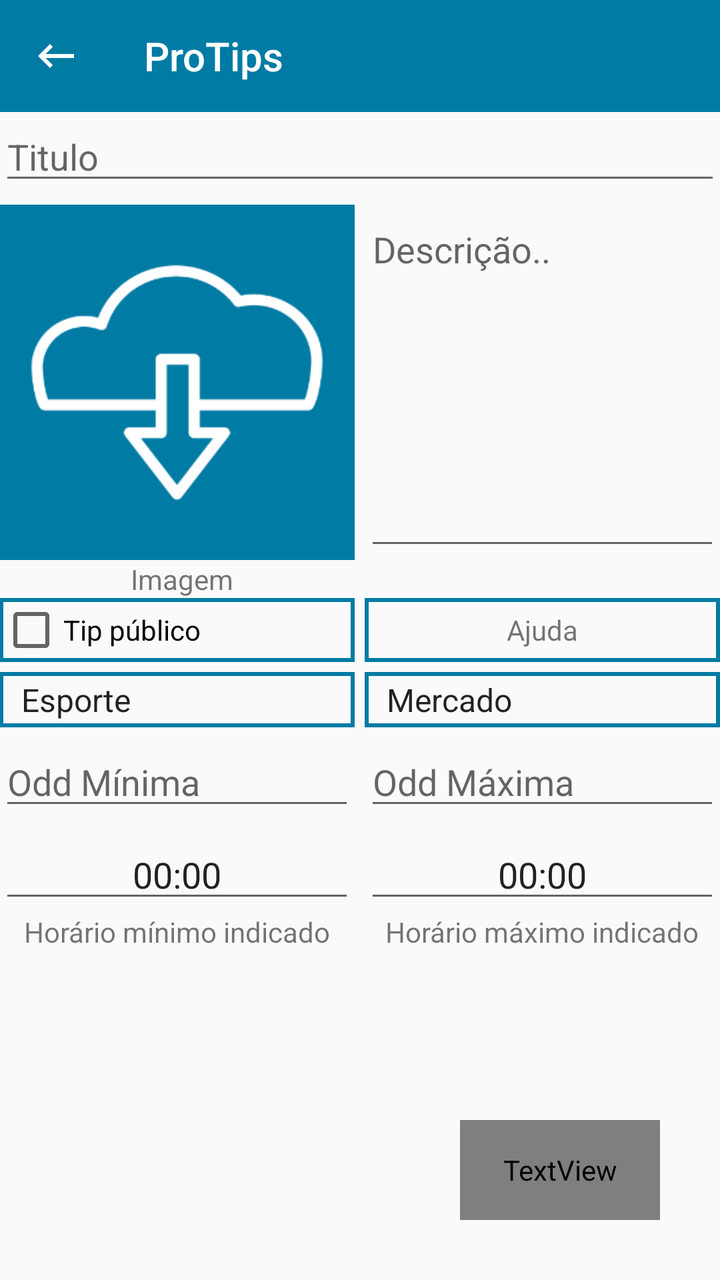
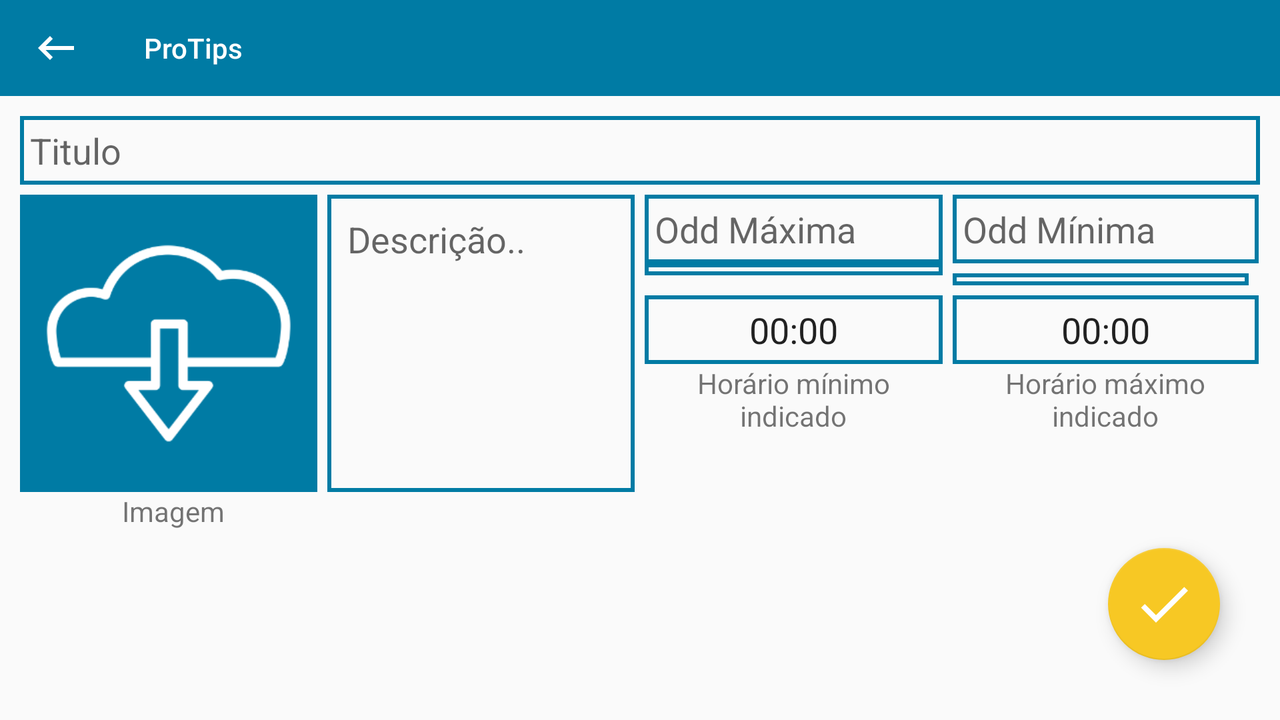

An Android layout and its configuration variant, each rendered on a device that would load it. The default file and the variant file are quoted in full after the pictures.
<!-- AndroidManifest.xml: application theme AppTheme -->
<!-- res/layout/activity_post.xml -->
<?xml version="1.0" encoding="utf-8"?>
<RelativeLayout
    xmlns:android="http://schemas.android.com/apk/res/android"
    xmlns:app="http://schemas.android.com/apk/res-auto"
    xmlns:tools="http://schemas.android.com/tools"
    android:layout_width="match_parent"
    android:layout_height="match_parent"
    android:focusableInTouchMode="true"
    android:focusable="false"
    tools:context=".activity.PostActivity">

    <include layout="@layout/toolbar"/>

    <ScrollView
        android:layout_width="match_parent"
        android:layout_height="match_parent"
        android:layout_below="@+id/toolbar">

        <TableLayout
            android:layout_width="match_parent"
            android:layout_height="wrap_content"
            android:padding="@dimen/new_tip_table_padding"
            android:stretchColumns="0,1">

            <EditText
                android:id="@+id/et_titulo"
                android:layout_width="match_parent"
                android:layout_height="wrap_content"
                android:hint="@string/titulo"
                android:inputType="textPersonName"
                android:importantForAutofill="no"
                style="@style/EditText.NewTip" />

            <TableRow android:layout_marginTop="@dimen/item_table_margin">

                <androidx.constraintlayout.widget.ConstraintLayout
                    android:layout_width="0dp"
                    android:layout_height="wrap_content">

                    <ImageView
                        android:id="@+id/iv_foto"
                        android:layout_width="0dp"
                        android:layout_height="0dp"
                        android:layout_marginEnd="@dimen/item_table_margin"
                        android:adjustViewBounds="true"
                        android:contentDescription="@null"
                        android:maxHeight="200dp"
                        android:scaleType="fitCenter"
                        android:src="@drawable/ic_download"
                        android:background="@color/colorPrimary"

                        app:layout_constraintDimensionRatio="1:1"
                        app:layout_constraintEnd_toEndOf="parent"
                        app:layout_constraintStart_toStartOf="parent"
                        app:layout_constraintTop_toTopOf="parent" />

                </androidx.constraintlayout.widget.ConstraintLayout>

                <EditText
                    android:id="@+id/et_texto"
                    android:layout_width="0dp"
                    android:layout_height="match_parent"
                    android:gravity="top"
                    android:hint="@string/descricao"
                    android:maxLength="200"
                    android:imeOptions="actionDone"
                    android:inputType="textMultiLine"
                    android:importantForAutofill="no"
                    style="@style/EditText.NewTip" />

            </TableRow>

            <TableRow>

                <TextView
                    android:layout_width="0dp"
                    android:layout_height="wrap_content"
                    android:textAlignment="center"
                    android:text="@string/imagem"/>

                <TextView
                    android:id="@+id/tv_popup_length"
                    android:layout_width="0dp"
                    android:layout_height="wrap_content"
                    android:textAlignment="center" />

            </TableRow>

            <TableRow>

                <CheckBox
                    android:id="@+id/cb_tip_publico"
                    android:layout_width="0dp"
                    android:layout_height="match_parent"
                    android:layout_marginEnd="@dimen/item_table_margin"
                    android:background="@drawable/bg_stroke_primary_color"
                    android:text="@string/tip_publico"/>

                <TextView
                    android:id="@+id/tv_ajuda"
                    android:layout_width="0dp"
                    android:layout_height="match_parent"
                    android:gravity="center"
                    android:background="@drawable/bg_stroke_primary_color"
                    android:text="@string/ajuda"/>

            </TableRow>

            <TableRow android:layout_marginTop="@dimen/item_table_margin">

                <Spinner
                    android:id="@+id/sp_esporte"
                    android:layout_width="0dp"
                    android:layout_height="wrap_content"
                    android:layout_marginEnd="@dimen/item_table_margin"
                    android:entries="@array/esporte"
                    android:background="@drawable/bg_stroke_primary_color"
                    android:padding="3dp" />

                <Spinner
                    android:id="@+id/sp_mercado"
                    android:layout_width="0dp"
                    android:layout_height="wrap_content"
                    android:entries="@array/mercado"
                    android:background="@drawable/bg_stroke_primary_color"
                    android:padding="3dp" />

            </TableRow>

            <TableRow android:layout_marginTop="@dimen/item_table_margin">

                <EditText
                    android:id="@+id/et_odd_min"
                    android:layout_width="0dp"
                    android:layout_height="wrap_content"
                    android:hint="@string/odd_minima"
                    android:layout_marginEnd="@dimen/item_table_margin"
                    android:imeOptions="actionNext"
                    android:inputType="numberDecimal"
                    android:importantForAutofill="no"
                    style="@style/EditText.NewTip" />

                <EditText
                    android:id="@+id/et_odd_max"
                    android:layout_width="0dp"
                    android:layout_height="wrap_content"
                    android:hint="@string/odd_maxima"
                    android:imeOptions="actionDone"
                    android:inputType="numberDecimal"
                    android:importantForAutofill="no"
                    style="@style/EditText.NewTip" />

            </TableRow>

            <TableRow android:layout_marginTop="@dimen/item_table_margin">

                <EditText
                    android:id="@+id/et_horario_min"
                    android:layout_width="0dp"
                    android:layout_height="wrap_content"
                    android:layout_marginEnd="@dimen/item_table_margin"
                    android:textAlignment="center"
                    android:text="@string/_00_00"
                    android:hint="@string/_00_00"
                    android:focusable="false"
                    android:focusableInTouchMode="false"
                    android:importantForAutofill="no"
                    android:inputType="none"
                    style="@style/EditText.NewTip"/>

                <EditText
                    android:id="@+id/et_horario_max"
                    android:layout_width="0dp"
                    android:layout_height="wrap_content"
                    android:text="@string/_00_00"
                    android:hint="@string/_00_00"
                    android:textAlignment="center"
                    android:focusable="false"
                    android:focusableInTouchMode="false"
                    android:importantForAutofill="no"
                    android:inputType="none"
                    style="@style/EditText.NewTip" />

            </TableRow>

            <TableRow>

                <TextView
                    android:layout_width="0dp"
                    android:layout_height="wrap_content"
                    android:layout_marginEnd="5dp"
                    android:text="@string/horario_minimo"
                    android:textAlignment="center" />

                <TextView
                    android:layout_width="0dp"
                    android:layout_height="wrap_content"
                    android:text="@string/horario_maximo"
                    android:textAlignment="center" />

            </TableRow>

        </TableLayout>

    </ScrollView>

    <ProgressBar
        android:id="@+id/progressBar"
        android:layout_width="wrap_content"
        android:layout_height="wrap_content"
        android:layout_below="@+id/toolbar"
        android:visibility="gone"
        android:layout_alignParentEnd="true"
        android:layout_margin="@dimen/fab_margin"/>

    <TextView
        android:id="@+id/tv_postar"
        android:layout_width="100dp"
        android:layout_height="50dp"
        android:layout_margin="@dimen/fab_margin"
        android:layout_alignParentBottom="true"
        android:layout_alignParentEnd="true"
        android:paddingHorizontal="10dp"
        android:gravity="center"
        android:textColor="?attr/textColor"
        android:textStyle="bold"
        android:textSize="@dimen/text_size"
        android:text="@string/postar"
        android:background="@drawable/ic_postar"/>

</RelativeLayout>
<!-- res/layout/toolbar.xml (included above) -->
<?xml version="1.0" encoding="utf-8"?>
<androidx.appcompat.widget.Toolbar
    xmlns:android="http://schemas.android.com/apk/res/android"
    xmlns:app="http://schemas.android.com/apk/res-auto"
    android:id="@+id/toolbar"
    android:layout_width="match_parent"
    android:layout_height="?attr/actionBarSize"
    android:background="?attr/colorPrimary"
    android:theme="@style/AppTheme"
    app:title="@string/app_name"
    app:navigationIcon="@drawable/ic_back" />
<!-- resources referenced by this layout -->
<resources>
  <string-array name="esporte">
          <item>Esporte</item>
          <item>Badminton</item>
          <item>Baisebol</item>
          <item>Basquete</item>
          <item>Boxe/MMA</item>
          <item>Ciclismo</item>
          <item>Corrida de Cavalos</item>
          <item>Corrida de Galgos</item>
          <item>Cricket</item>
          <item>Dardos</item>
          <item>Futebol</item>
          <item>Futebol Americano</item>
          <item>Golfe</item>
          <item>Handbol</item>
          <item>Hóquei no Gelo</item>
          <item>Loto</item>
          <item>Rugby League</item>
          <item>Rugby Union</item>
          <item>Sinuca</item>
          <item>Speedway</item>
          <item>Tênis</item>
          <item>Tênis de Mesa</item>
          <item>Trolting</item>
          <item>Voleybol</item>
      </string-array>
  <string-array name="mercado">
          <item>Mercado</item>
          <item>Empates</item>
          <item>Escanteios</item>
          <item>Live</item>
          <item>ML</item>
      </string-array>
  <color name="colorPrimary">#007ba4</color>
  <dimen name="fab_margin">30dp</dimen>
  <dimen name="item_table_margin">5dp</dimen>
  <dimen name="text_size">15sp</dimen>
  <!-- drawable bg_stroke_primary_color (drawable) -->
  <?xml version="1.0" encoding="utf-8"?>
  <shape
      xmlns:android="http://schemas.android.com/apk/res/android"
      android:shape="rectangle">
      <stroke android:color="@color/colorPrimary"
          android:width="2dp"/>
  
  </shape>
  <!-- drawable ic_back (drawable) -->
  <vector
      xmlns:android="http://schemas.android.com/apk/res/android"
      android:height="24dp"
      android:tint="#FFFFFF"
      android:viewportHeight="24.0"
      android:viewportWidth="24.0"
      android:width="24dp">
      <path
          android:fillColor="#FF000000"
          android:pathData="M21,11H6.83l3.58,-3.59L9,6l-6,6 6,6 1.41,-1.41L6.83,13H21z"/>
  </vector>
  <!-- drawable ic_download: png bitmap (drawable-hdpi, 4241 bytes) -->
  <!-- drawable ic_postar: png bitmap (drawable, 4910 bytes) -->
  <string name="_00_00" translatable="false">00:00</string>
  <string name="ajuda">Ajuda</string>
  <string name="app_name">ProTips</string>
  <string name="descricao">Descrição..</string>
  <string name="horario_maximo">Horário máximo indicado</string>
  <string name="horario_minimo">Horário mínimo indicado</string>
  <string name="imagem">Imagem</string>
  <string name="odd_maxima">Odd Máxima</string>
  <string name="odd_minima">Odd Mínima</string>
  <string name="postar">Postar</string>
  <string name="tip_publico">Tip público</string>
  <string name="titulo">Titulo</string>
  <style name="AppTheme" parent="Theme.AppCompat.Light.NoActionBar">
          
          <item name="colorPrimary">@color/colorPrimary</item>
          <item name="colorPrimaryDark">@color/colorPrimaryDark</item>
          <item name="colorAccent">@color/colorAccent</item>
  
          <item name="windowActionBar">false</item>
          <item name="windowNoTitle">true</item>
          <item name="titleTextColor">@color/branco</item>
      </style>
  <color name="colorPrimaryDark">#006a8e</color>
  <color name="colorAccent">#f7c824</color>
  <color name="branco">#FFFFFF</color>
</resources>
<!-- res/layout-land/activity_post.xml (the repository's variant of the layout above) -->
<!-- drawn on the phone turned sideways -->
<?xml version="1.0" encoding="utf-8"?>
<RelativeLayout
    xmlns:android="http://schemas.android.com/apk/res/android"
    xmlns:app="http://schemas.android.com/apk/res-auto"
    xmlns:tools="http://schemas.android.com/tools"
    android:layout_width="match_parent"
    android:layout_height="match_parent"
    tools:context=".activity.PostActivity">

    <include
        android:id="@+id/toolbar"
        layout="@layout/toolbar"/>

    <ScrollView
        android:layout_width="match_parent"
        android:layout_height="match_parent"
        android:layout_below="@+id/toolbar">

        <TableLayout
            android:layout_width="match_parent"
            android:layout_height="wrap_content"
            android:padding="10dp"
            android:stretchColumns="0,1,2,3"
            android:shrinkColumns="3">

            <EditText
                android:id="@+id/titulo"
                android:layout_width="match_parent"
                android:layout_height="wrap_content"
                android:background="@drawable/bg_stroke_primary_color"
                android:hint="@string/titulo"
                android:inputType="textCapWords"
                android:padding="5dp"
                android:importantForAutofill="no" />

            <TableRow android:layout_marginTop="5dp">

                <androidx.constraintlayout.widget.ConstraintLayout
                    android:id="@+id/img_constraint"
                    android:layout_width="0dp"
                    android:layout_height="wrap_content">

                    <ImageView
                        android:id="@+id/foto"
                        android:layout_width="0dp"
                        android:layout_height="0dp"
                        android:layout_marginEnd="5dp"
                        android:adjustViewBounds="true"
                        android:contentDescription="@null"
                        android:maxHeight="200dp"
                        android:scaleType="fitCenter"
                        android:src="@drawable/ic_download"
                        android:background="@color/colorPrimary"

                        app:layout_constraintDimensionRatio="1:1"
                        app:layout_constraintEnd_toEndOf="parent"
                        app:layout_constraintStart_toStartOf="parent"
                        app:layout_constraintTop_toTopOf="parent" />

                </androidx.constraintlayout.widget.ConstraintLayout>

                <EditText
                    android:id="@+id/texto"
                    android:layout_width="0dp"
                    android:layout_height="match_parent"
                    android:background="@drawable/bg_stroke_primary_color"
                    android:gravity="top"
                    android:hint="@string/descricao"
                    android:maxLength="200"
                    android:maxLines="6"
                    android:padding="10dp"
                    android:inputType="none"
                    android:layout_marginEnd="5dp"
                    android:importantForAutofill="no" />

                <TableLayout
                    android:layout_width="0dp"
                    android:layout_height="wrap_content"
                    android:layout_span="2"
                    android:stretchColumns="0,1">

                    <TableRow>

                        <EditText
                            android:id="@+id/odd_max"
                            android:layout_width="0dp"
                            android:layout_height="wrap_content"
                            android:layout_marginEnd="5dp"
                            android:background="@drawable/bg_stroke_primary_color"
                            android:hint="@string/odd_maxima"
                            android:padding="5dp"
                            android:inputType="none"
                            android:importantForAutofill="no" />

                        <EditText
                            android:id="@+id/odd_min"
                            android:layout_width="0dp"
                            android:layout_height="wrap_content"
                            android:background="@drawable/bg_stroke_primary_color"
                            android:hint="@string/odd_minima"
                            android:padding="5dp"
                            android:inputType="none"
                            android:importantForAutofill="no" />

                    </TableRow>

                    <TableRow>

                        <Spinner
                            android:id="@+id/esporte"
                            android:layout_width="1dp"
                            android:layout_height="wrap_content"
                            android:layout_marginEnd="5dp"
                            android:background="@drawable/bg_stroke_primary_color"
                            android:padding="3dp" />

                        <Spinner
                            android:id="@+id/mercado"
                            android:layout_width="0dp"
                            android:layout_height="wrap_content"
                            android:layout_marginTop="5dp"
                            android:layout_marginEnd="5dp"
                            android:background="@drawable/bg_stroke_primary_color"
                            android:padding="3dp" />

                    </TableRow>

                    <TableRow>

                        <EditText
                            android:id="@+id/btn_horario_minimo"
                            android:layout_width="0dp"
                            android:layout_height="wrap_content"
                            android:layout_marginTop="5dp"
                            android:layout_marginEnd="5dp"
                            android:background="@drawable/bg_stroke_primary_color"
                            android:textAlignment="center"
                            android:text="@string/_00_00"
                            android:padding="5dp"
                            android:focusable="false"
                            android:focusableInTouchMode="false"/>

                        <EditText
                            android:id="@+id/btn_horario_maximo"
                            android:layout_width="0dp"
                            android:layout_height="wrap_content"
                            android:text="@string/_00_00"
                            android:background="@drawable/bg_stroke_primary_color"
                            android:textAlignment="center"
                            android:layout_marginTop="5dp"
                            android:padding="5dp"
                            android:focusable="false"
                            android:focusableInTouchMode="false" />

                    </TableRow>
                    <TableRow>

                        <TextView
                            android:layout_width="0dp"
                            android:layout_height="wrap_content"
                            android:layout_marginEnd="5dp"
                            android:text="@string/horario_minimo"
                            android:textAlignment="center" />

                        <TextView
                            android:layout_width="0dp"
                            android:layout_height="wrap_content"
                            android:text="@string/horario_maximo"
                            android:textAlignment="center" />

                    </TableRow>

                </TableLayout>

            </TableRow>

            <TableRow>

                <TextView
                    android:layout_width="0dp"
                    android:layout_height="wrap_content"
                    android:textAlignment="center"
                    android:text="@string/imagem"/>

                <TextView
                    android:id="@+id/popup_length"
                    android:layout_width="0dp"
                    android:layout_height="wrap_content"
                    android:textAlignment="center" />

            </TableRow>

        </TableLayout>

    </ScrollView>

    <ProgressBar
        android:id="@+id/progressBar"
        android:layout_width="wrap_content"
        android:layout_height="wrap_content"
        android:layout_below="@+id/toolbar"
        android:visibility="gone"
        android:layout_alignParentEnd="true"
        android:layout_margin="@dimen/fab_margin"
        android:layout_marginStart="@dimen/fab_margin"
        android:layout_marginEnd="@dimen/fab_margin"
        android:layout_marginBottom="@dimen/fab_margin" />

    <com.google.android.material.floatingactionbutton.FloatingActionButton
        android:id="@+id/fab"
        android:layout_width="wrap_content"
        android:layout_height="wrap_content"
        android:layout_margin="@dimen/fab_margin"
        android:layout_alignParentBottom="true"
        android:layout_alignParentEnd="true"
        android:src="@drawable/ic_ok"/>

</RelativeLayout>
<!-- resources referenced by the variant -->
<!-- as the phone turned sideways resolves them -->
<resources>
  <color name="colorPrimary">#007ba4</color>
  <dimen name="fab_margin">30dp</dimen>
  <!-- drawable bg_stroke_primary_color (drawable) -->
  <?xml version="1.0" encoding="utf-8"?>
  <shape
      xmlns:android="http://schemas.android.com/apk/res/android"
      android:shape="rectangle">
      <stroke android:color="@color/colorPrimary"
          android:width="2dp"/>
  
  </shape>
  <!-- drawable ic_back (drawable) -->
  <vector
      xmlns:android="http://schemas.android.com/apk/res/android"
      android:height="24dp"
      android:tint="#FFFFFF"
      android:viewportHeight="24.0"
      android:viewportWidth="24.0"
      android:width="24dp">
      <path
          android:fillColor="#FF000000"
          android:pathData="M21,11H6.83l3.58,-3.59L9,6l-6,6 6,6 1.41,-1.41L6.83,13H21z"/>
  </vector>
  <!-- drawable ic_download: png bitmap (drawable-hdpi, 4241 bytes) -->
  <!-- drawable ic_ok (drawable-anydpi) -->
  <vector xmlns:android="http://schemas.android.com/apk/res/android"
      android:width="24dp"
      android:height="24dp"
      android:viewportWidth="18"
      android:viewportHeight="18"
      android:tint="#FFFFFF"
      android:alpha="1">
    <group android:translateX="-3"
        android:translateY="-3">
        <path
            android:fillColor="#FF000000"
            android:pathData="M9,16.2L4.8,12l-1.4,1.4L9,19 21,7l-1.4,-1.4L9,16.2z"/>
    </group>
  </vector>
  <string name="_00_00" translatable="false">00:00</string>
  <string name="app_name">ProTips</string>
  <string name="descricao">Descrição..</string>
  <string name="horario_maximo">Horário máximo indicado</string>
  <string name="horario_minimo">Horário mínimo indicado</string>
  <string name="imagem">Imagem</string>
  <string name="odd_maxima">Odd Máxima</string>
  <string name="odd_minima">Odd Mínima</string>
  <string name="titulo">Titulo</string>
  <style name="AppTheme" parent="Theme.AppCompat.Light.NoActionBar">
          
          <item name="colorPrimary">@color/colorPrimary</item>
          <item name="colorPrimaryDark">@color/colorPrimaryDark</item>
          <item name="colorAccent">@color/colorAccent</item>
  
          <item name="windowActionBar">false</item>
          <item name="windowNoTitle">true</item>
          <item name="titleTextColor">@color/branco</item>
      </style>
  <color name="colorPrimaryDark">#006a8e</color>
  <color name="colorAccent">#f7c824</color>
  <color name="branco">#FFFFFF</color>
</resources>
